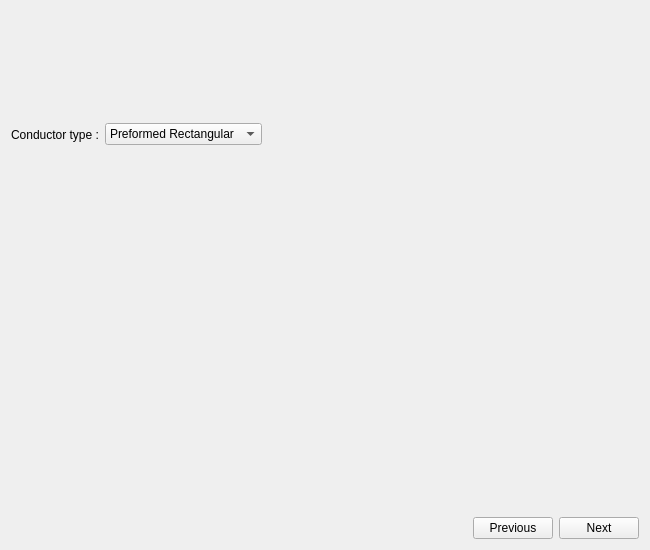
<?xml version="1.0" encoding="UTF-8"?>
<ui version="4.0">
 <class>SWindCond</class>
 <widget class="QWidget" name="SWindCond">
  <property name="geometry">
   <rect>
    <x>0</x>
    <y>0</y>
    <width>650</width>
    <height>550</height>
   </rect>
  </property>
  <property name="minimumSize">
   <size>
    <width>650</width>
    <height>550</height>
   </size>
  </property>
  <property name="windowTitle">
   <string>Form</string>
  </property>
  <layout class="QVBoxLayout" name="main_layout">
   <item>
    <layout class="QHBoxLayout" name="horizontalLayout">
     <item>
      <widget class="QLabel" name="in_cond_type">
       <property name="text">
        <string>Conductor type :</string>
       </property>
      </widget>
     </item>
     <item>
      <widget class="QComboBox" name="c_cond_type">
       <property name="minimumSize">
        <size>
         <width>150</width>
         <height>0</height>
        </size>
       </property>
       <item>
        <property name="text">
         <string>Preformed Rectangular</string>
        </property>
       </item>
       <item>
        <property name="text">
         <string>Random Round Wire</string>
        </property>
       </item>
      </widget>
     </item>
     <item>
      <widget class="WMatSelect" name="w_mat" native="true">
       <property name="minimumSize">
        <size>
         <width>100</width>
         <height>0</height>
        </size>
       </property>
      </widget>
     </item>
     <item>
      <spacer name="horizontalSpacer_3">
       <property name="orientation">
        <enum>Qt::Horizontal</enum>
       </property>
       <property name="sizeHint" stdset="0">
        <size>
         <width>40</width>
         <height>20</height>
        </size>
       </property>
      </spacer>
     </item>
    </layout>
   </item>
   <item>
    <widget class="QWidget" name="w_cond" native="true"/>
   </item>
   <item>
    <layout class="QHBoxLayout" name="horizontalLayout_2">
     <item>
      <spacer name="horizontalSpacer">
       <property name="orientation">
        <enum>Qt::Horizontal</enum>
       </property>
       <property name="sizeHint" stdset="0">
        <size>
         <width>40</width>
         <height>20</height>
        </size>
       </property>
      </spacer>
     </item>
     <item>
      <widget class="QPushButton" name="b_previous">
       <property name="text">
        <string>Previous</string>
       </property>
      </widget>
     </item>
     <item>
      <widget class="QPushButton" name="b_next">
       <property name="text">
        <string>Next</string>
       </property>
      </widget>
     </item>
    </layout>
   </item>
  </layout>
 </widget>
 <customwidgets>
  <customwidget>
   <class>WMatSelect</class>
   <extends>QWidget</extends>
   <header>pyleecan.GUI.Dialog.DMatLib.WMatSelect.WMatSelect.h</header>
   <container>1</container>
  </customwidget>
 </customwidgets>
 <resources>
  <include location="../../../Resources/pyleecan.qrc"/>
 </resources>
 <connections/>
</ui>
